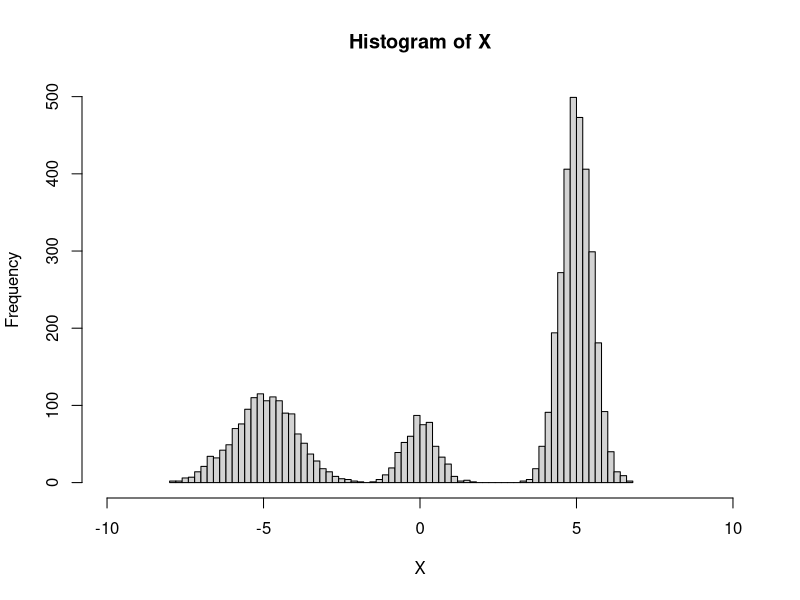

This chart was generated by the following R code:
rm(list=ls()); graphics.off(); library(ggplot2);

sampleReject <- function(n, f, g)
{
   x <- rep(NA, n);

   cnt <- 0;
   while(cnt < n)
   {
      xk <- g();
      uk <- runif(1, 0, 1);
      if( uk < f(xk) ) { cnt <- cnt + 1; x[cnt] <- xk; }
   } 
   
   return(x);
}

f <- function(x){ 0.3*dnorm(x, -5, 1) + 0.1*dnorm(x, 0, 0.5) + 0.6*dnorm(x, 5, 0.5) }

q <- function(x){ runif(1, -10, 10) } 

X <- sampleReject(5000, f, q);

hist(X, breaks=70, xlim=c(-10, 10) );

